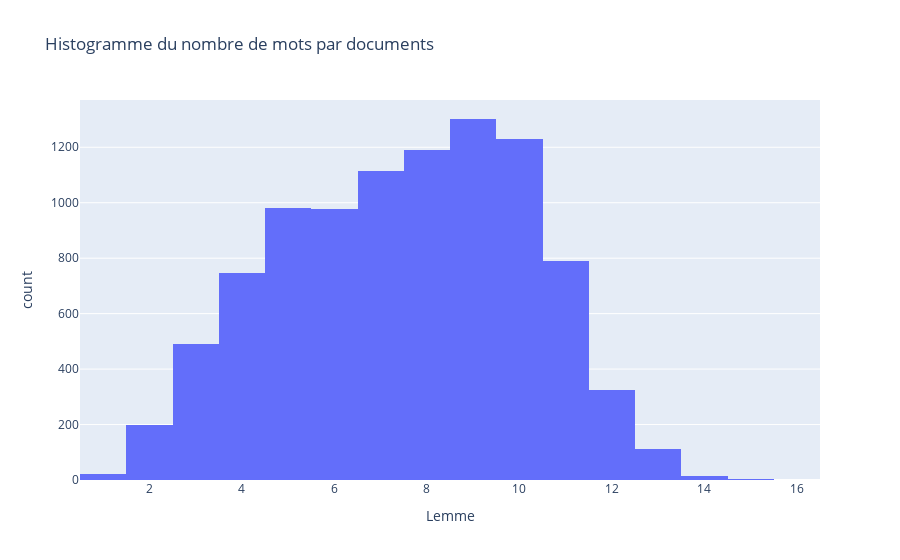

Source (notebook cell):
### Code cell
tailleDocs = pd.DataFrame(tailleDocs, columns = ["Lemme"])

fig = px.histogram(tailleDocs, x = "Lemme", title = "Histogramme du nombre de mots par documents")
fig.show()

### Figure 1 — Plotly figure (JSON) as saved in the notebook; plotly's stock layout.template omitted (floating-point values rounded to 4 significant figures; data arrays with more than 128 entries replaced by an {"elided": "..."} marker saying what was removed)
{"data": [{"alignmentgroup": "True", "bingroup": "x", "hovertemplate": "Lemme=%{x}<br>count=%{y}<extra></extra>", "legendgroup": "", "marker": {"color": "#636efa", "pattern": {"shape": ""}}, "name": "", "offsetgroup": "", "orientation": "v", "showlegend": false, "type": "histogram", "x": {"elided": "9501 int values"}, "xaxis": "x", "yaxis": "y"}], "layout": {"barmode": "relative", "legend": {"tracegroupgap": 0}, "title": {"text": "Histogramme du nombre de mots par documents"}, "xaxis": {"anchor": "y", "domain": [0, 1], "title": {"text": "Lemme"}}, "yaxis": {"anchor": "x", "domain": [0, 1], "title": {"text": "count"}}}}
